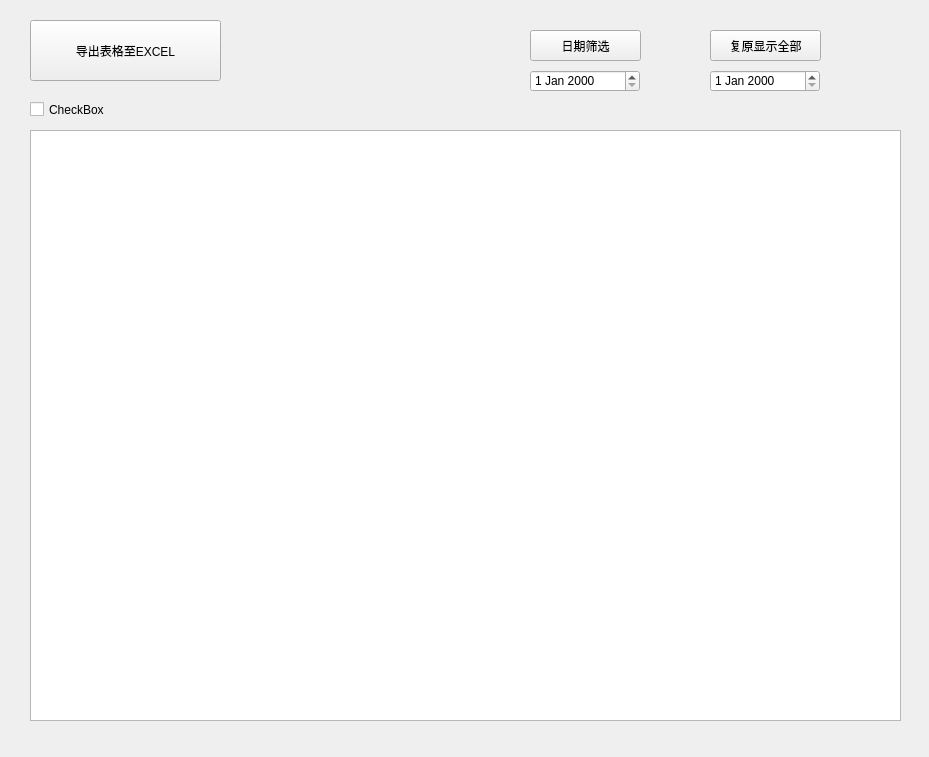
<?xml version="1.0" encoding="UTF-8"?>
<ui version="4.0">
 <class>Info_Table</class>
 <widget class="QWidget" name="Info_Table">
  <property name="geometry">
   <rect>
    <x>0</x>
    <y>0</y>
    <width>929</width>
    <height>757</height>
   </rect>
  </property>
  <property name="windowTitle">
   <string>Form</string>
  </property>
  <widget class="QTableWidget" name="tableWidget">
   <property name="geometry">
    <rect>
     <x>30</x>
     <y>130</y>
     <width>871</width>
     <height>591</height>
    </rect>
   </property>
  </widget>
  <widget class="QCheckBox" name="checkBox">
   <property name="geometry">
    <rect>
     <x>30</x>
     <y>100</y>
     <width>91</width>
     <height>19</height>
    </rect>
   </property>
   <property name="text">
    <string>CheckBox</string>
   </property>
  </widget>
  <widget class="QPushButton" name="Search">
   <property name="geometry">
    <rect>
     <x>530</x>
     <y>30</y>
     <width>111</width>
     <height>31</height>
    </rect>
   </property>
   <property name="text">
    <string>日期筛选</string>
   </property>
  </widget>
  <widget class="QPushButton" name="Reset">
   <property name="geometry">
    <rect>
     <x>710</x>
     <y>30</y>
     <width>111</width>
     <height>31</height>
    </rect>
   </property>
   <property name="text">
    <string>复原显示全部</string>
   </property>
  </widget>
  <widget class="QDateEdit" name="start">
   <property name="geometry">
    <rect>
     <x>530</x>
     <y>70</y>
     <width>110</width>
     <height>22</height>
    </rect>
   </property>
  </widget>
  <widget class="QDateEdit" name="finish">
   <property name="geometry">
    <rect>
     <x>710</x>
     <y>70</y>
     <width>110</width>
     <height>22</height>
    </rect>
   </property>
  </widget>
  <widget class="QPushButton" name="toExcelButton">
   <property name="geometry">
    <rect>
     <x>30</x>
     <y>20</y>
     <width>191</width>
     <height>61</height>
    </rect>
   </property>
   <property name="text">
    <string>导出表格至EXCEL</string>
   </property>
  </widget>
 </widget>
 <resources/>
 <connections/>
</ui>
